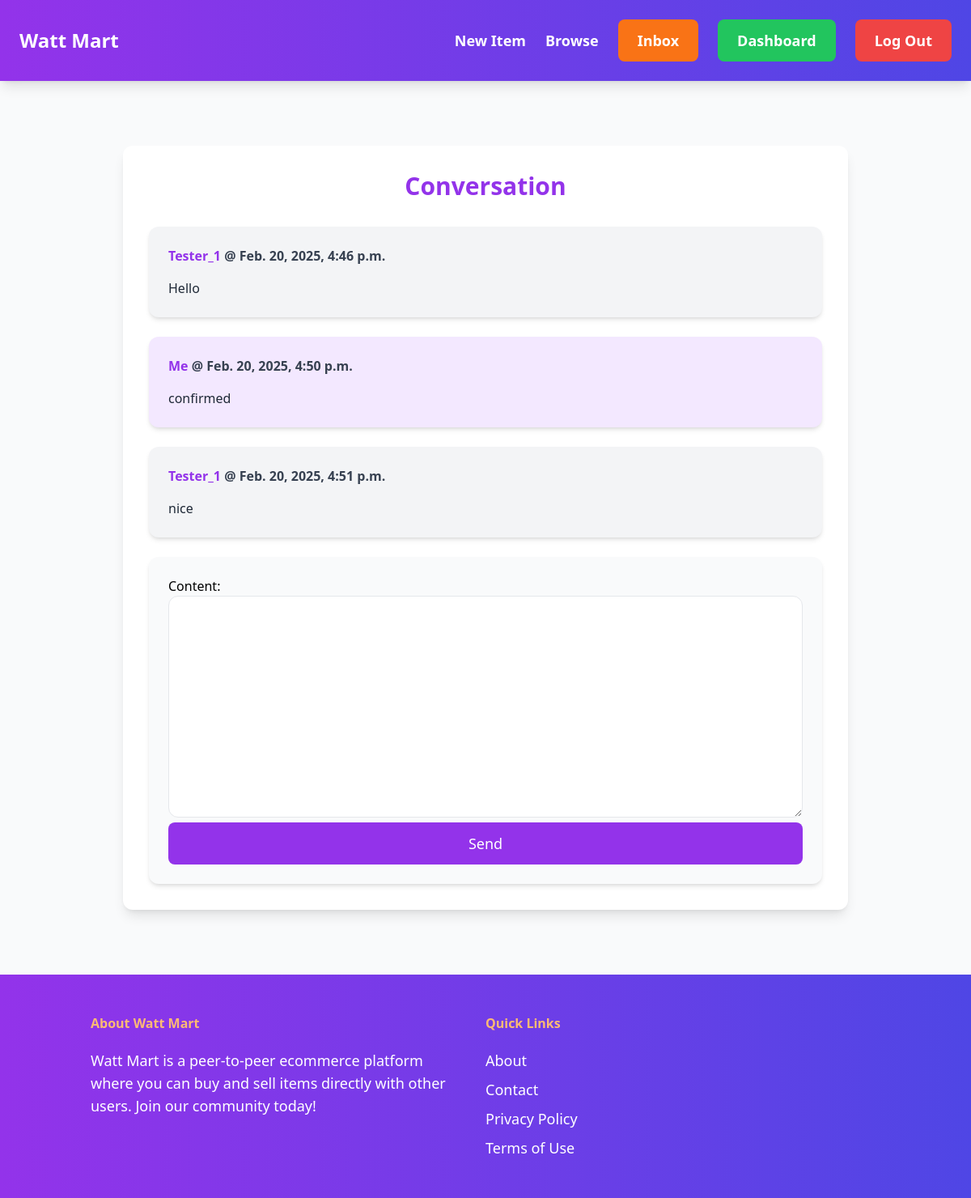
The page /inbox/2/ (signed in) on the database its author committed.
### conversation/models.py (models this page shows)
class ConversationMessage(models.Model):
    conversation = models.ForeignKey(Conversation, related_name='messages', on_delete=models.CASCADE)
    content = models.TextField()
    created_at = models.DateTimeField(auto_now_add=True)
    created_by = models.ForeignKey(User, related_name='created_messages', on_delete=models.CASCADE)

### conversation/views.py (the view)
# urls.py: path('<int:pk>/', views.detail, name='detail'),
@login_required
def detail(request, pk):
    conversation = Conversation.objects.filter(members__in=[request.user.id]).get(pk=pk)
    if request.method == 'POST':
        form = ConversationMessageForm(request.POST)
        if form.is_valid():
            conversation_message = form.save(commit=False)
            conversation_message.conversation = conversation
            conversation_message.created_by = request.user
            conversation_message.save()
            conversation.save()
            return redirect('conversation:detail', pk=pk)
    else:
        form = ConversationMessageForm()
    return render(request, 'conversation/detail.html',{
        'conversation': conversation,
        'form': form,
    })

### conversation/forms.py
class ConversationMessageForm(forms.ModelForm):
    class Meta:
        model = ConversationMessage
        fields = ('content',)
        widgets = {
            'content': forms.Textarea(attrs={
                'class': 'w-full py-4 px-6 rounded-xl border'
            })
        }

### conversation/templates/conversation/detail.html (shortened to what this page needs)
{% extends 'core/base.html' %}
{% block content %}
<div class="max-w-4xl mx-auto my-12 bg-white p-8 rounded-xl shadow-lg">
    <h1 class="mb-8 text-3xl font-bold text-purple-600 text-center">Conversation</h1>
    <div class="space-y-6">
        {% for message in conversation.messages.all %}
            <div class="p-6 rounded-xl shadow-md {% if message.created_by == request.user %}bg-purple-100 {% else %}bg-gray-100{% endif %}">
                <p class="mb-4 text-gray-700 font-semibold">
                    <strong class="text-purple-600">{{ message.created_by.username }}</strong> @ {{ message.created_at }}
                </p>
                <p class="text-gray-800">{{ message.content }}</p>
            </div>
        {% empty %}
            <p class="text-center text-gray-500">No messages yet.</p>
        {% endfor %}
    </div>
    <form action="." method="post" class="mt-6 bg-gray-50 p-6 rounded-xl shadow-md">
        <div class="space-y-4">
            {{ form.as_p }}
        </div>
        <button class="w-full py-3 px-6 text-lg bg-purple-600 text-white rounded-lg hover:bg-purple-700 transition duration-300">Send</button>
    </form>
</div>
{% endblock %}

### rows shown on the page
ConversationMessage: created_by.username "Tester_1", created_at "Feb. 20, 2025, 4:46 p.m.", content "Hello"
ConversationMessage: created_by.username "Me", created_at "Feb. 20, 2025, 4:50 p.m.", content "confirmed"
ConversationMessage: created_by.username "Tester_1", created_at "Feb. 20, 2025, 4:51 p.m.", content "nice"
